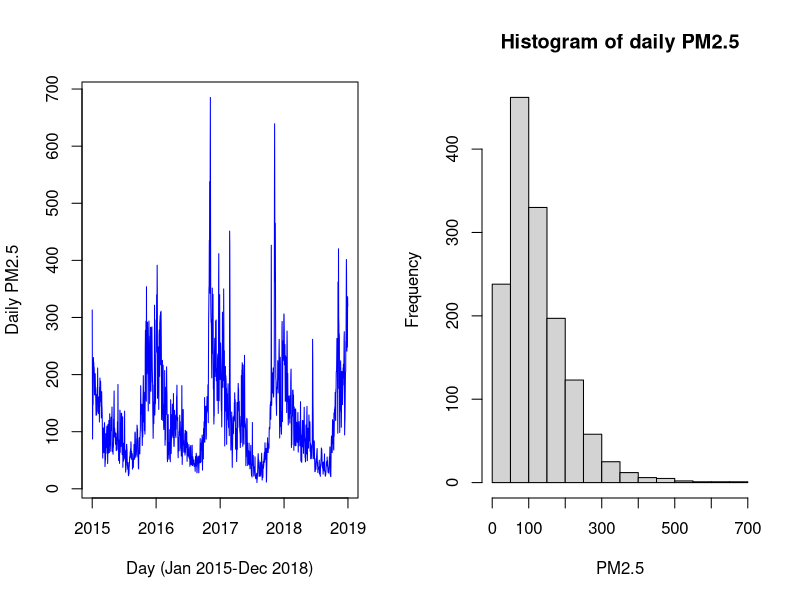
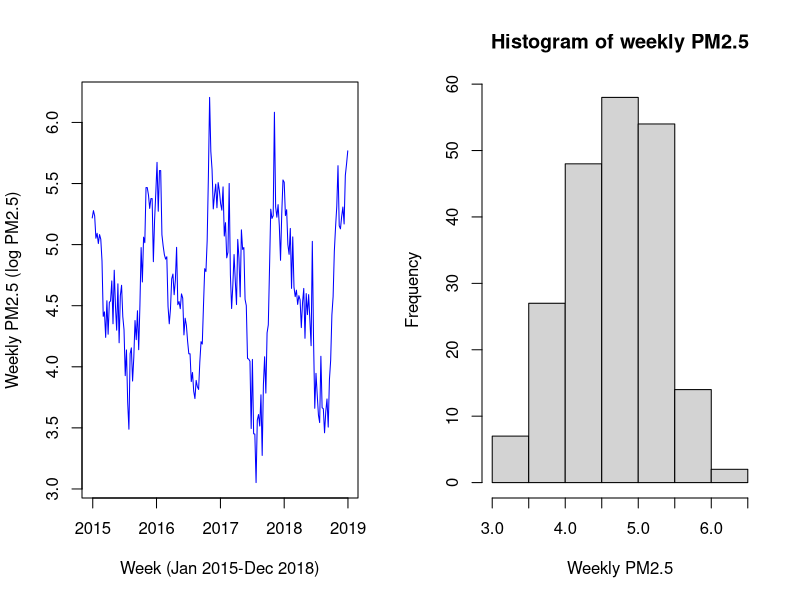
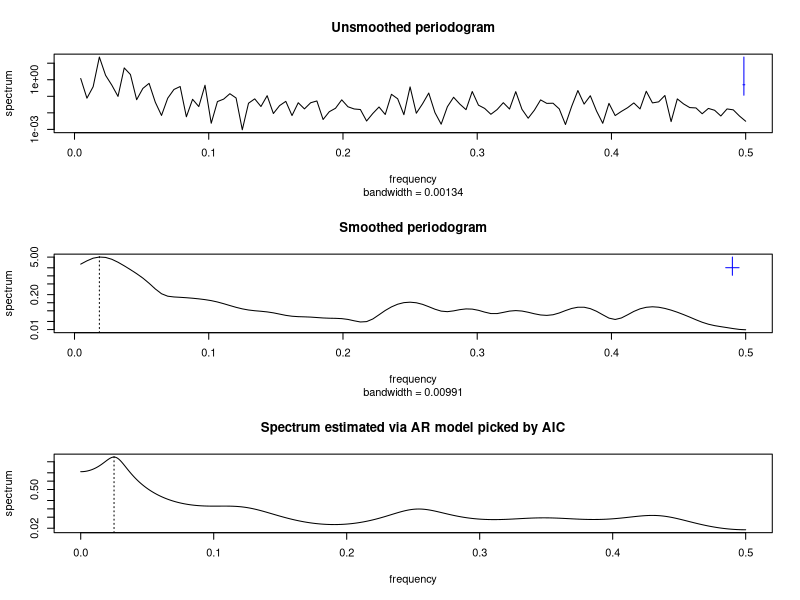
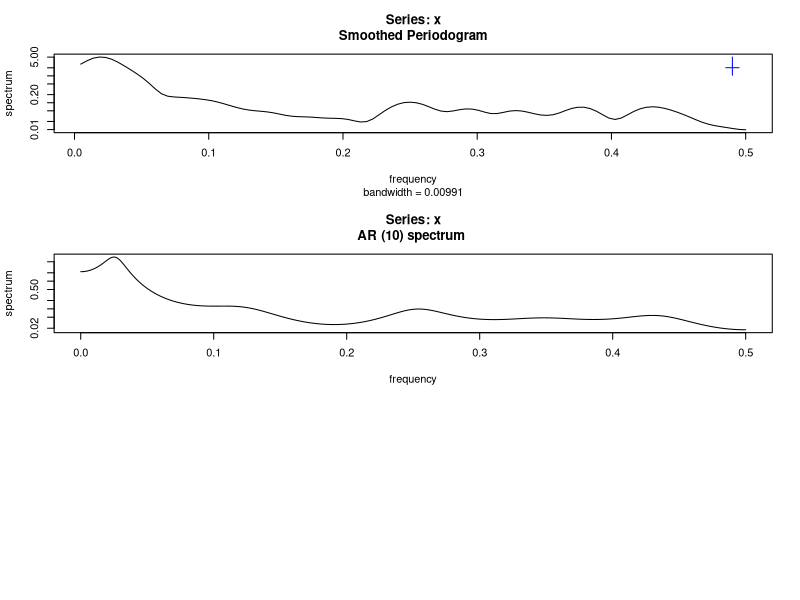
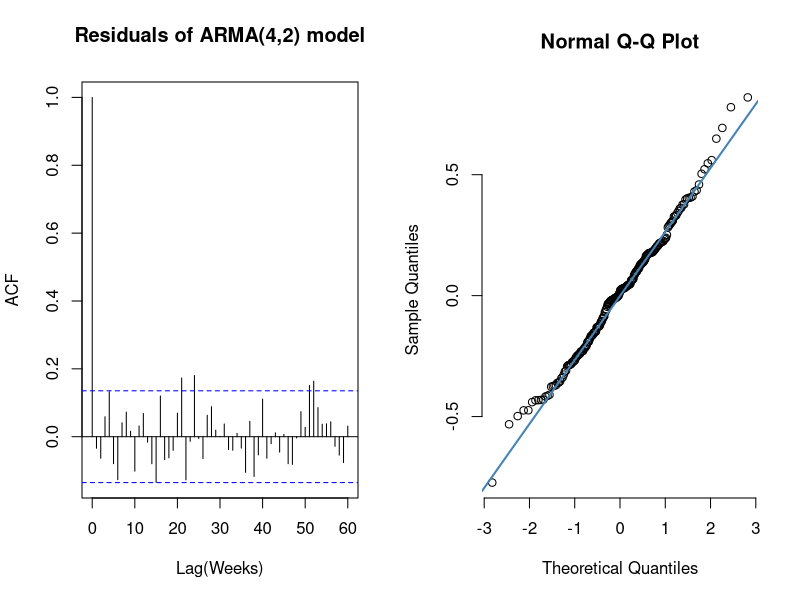
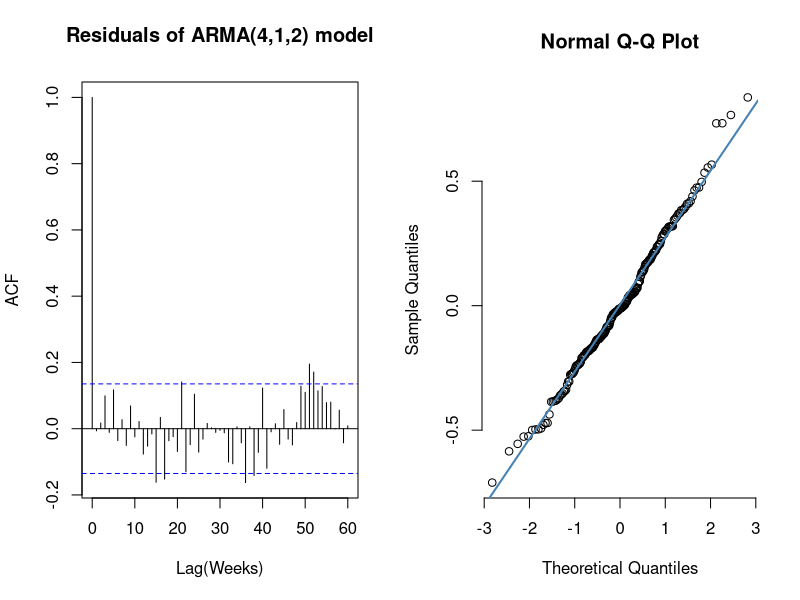
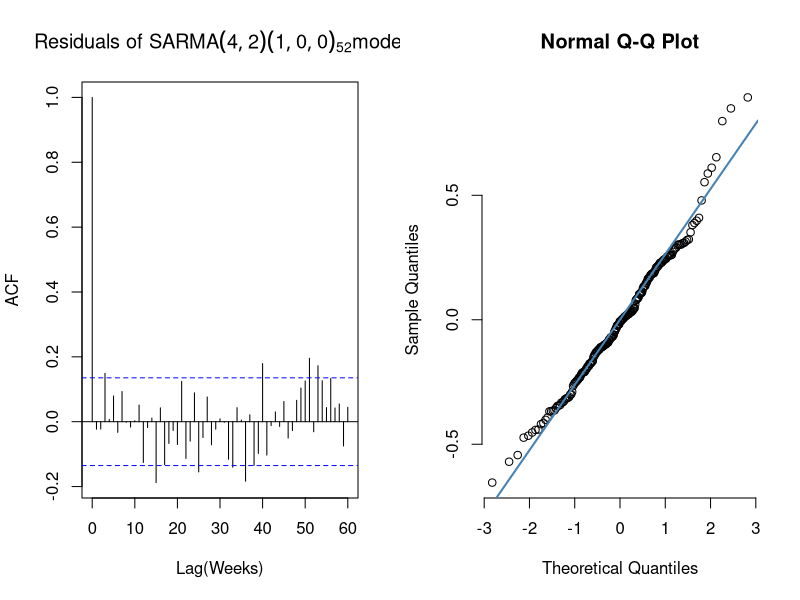

The R script that drew these images, in order:
## ---- chunk 1
knitr::opts_chunk$set(echo = TRUE)
## ---- chunk 2
data <- read.csv(file="PM2.5.csv",header=TRUE)
# data <- read.csv(file="PM2.5.csv")
summary(data$PM2.5)
data[955, 3] <- data[954, 3] 
data[956, 3] <- data[954, 3] 
data$Date <- as.Date(data$Date , format = "%m/%d/%y")
## ---- chunk 3
par(mfrow=c(1,2))
plot(data$PM2.5~data$Date, data=data, type="l", col='blue', ylab="Daily PM2.5", xlab="Day (Jan 2015-Dec 2018)")
hist(data$PM2.5,xlab="PM2.5", main="Histogram of daily PM2.5")
## ---- chunk 4
# week_data <- vector()
# for (i in 1:208) {
#   ha<-data[(7*(i-1)+1):(7*i),2]
#   mean_value<-mean(ha)
#   week_data<-rbind(week_data,mean_value)
# }
# week_log<-log(week_data)
# Z<-week_log
# Z<-vector()
# for (i in 2:length(week_log)) {
#   z=week_log[i]-week_log[i-1]
#   Z=rbind(Z,z)
# }

data$Week <- as.Date(cut(data$Date, "week"))
Z <- aggregate(data$PM2.5, list(data$Week), mean)
colnames(Z)[1] <- "Week"
colnames(Z)[2] <- "PM2.5"
Z[2] <- log(Z[2])
# head(Z)
## ---- chunk 5
par(mfrow=c(1,2))
plot(Z$PM2.5~Z$Week,type="l", col='blue', ylab="Weekly PM2.5 (log PM2.5)", xlab="Week (Jan 2015-Dec 2018)")
hist(Z$PM2.5, xlab="Weekly PM2.5", main = "Histogram of weekly PM2.5")
shapiro.test(Z$PM2.5)
## ---- chunk 6
par(mfrow=c(3,1))
spectrum(Z$PM2.5, main="Unsmoothed periodogram")
smooth = spectrum(Z$PM2.5,spans=c(5,5,5), main="Smoothed periodogram")
abline(v=smooth$freq[which.max(smooth$spec)], lty="dotted")
AR_smmoth = spectrum(Z$PM2.5, method = "ar", main = "Spectrum estimated via AR model picked by AIC")
abline(v=AR_smmoth$freq[which.max(AR_smmoth$spec)], lty="dotted")
## ---- chunk 7
spectrum1 <- spectrum(Z$PM2.5,spans=c(5,5,5))
spectrum2 <- spectrum(Z$PM2.5, method = "ar")
period1 = spectrum1$freq[which.max(spectrum1$spec)]
period2 = spectrum2$freq[which.max(spectrum2$spec)]
print(period1)
print(period2)
## ---- chunk 8
AIC_table <- function(data,P,Q){
  aic_table <- matrix(NA,(P+1),(Q+1))
  for(p in 0:P) {
    for(q in 0:Q) {
      aic_table[p+1,q+1] <- arima(data,order=c(p,0,q))$aic
    }
  }
dimnames(aic_table) <- list(paste("AR",0:P, sep=""),paste("MA",0:Q,sep=""))
aic_table
}
PM_aic_table <- AIC_table(Z$PM2.5,5,5)
require(knitr)
kable(PM_aic_table,digits=2)
## ---- chunk 9
PM_arma42 <- arima(Z$PM2.5,order=c(4,0,2))
PM_arma42
AR_roots_42 <- polyroot(c(1,-coef(PM_arma42)[c("ar1","ar2", "ar3", "ar4")]))
MA_roots_42 <- polyroot(c(1,-coef(PM_arma42)[c("ma1","ma2")]))
abs(AR_roots_42)
abs(MA_roots_42)

PM_arma52 <- arima(Z$PM2.5,order=c(5,0,2))
PM_arma52
AR_roots_52 <- polyroot(c(1,-coef(PM_arma52)[c("ar1","ar2","ar3","ar4","ar5")]))
MA_roots_52 <- polyroot(c(1,-coef(PM_arma52)[c("ma1","ma2")]))
abs(AR_roots_52)
abs(MA_roots_52)

PM_arma41 <- arima(Z$PM2.5,order=c(4,0,1))
PM_arma41
AR_roots_41 <- polyroot(c(1,-coef(PM_arma41)[c("ar1","ar2","ar3","ar4")]))
MA_roots_41 <- polyroot(c(1,-coef(PM_arma41)[c("ma1")]))
abs(AR_roots_41)
abs(MA_roots_41)

par(mfrow=c(1,2))
acf(PM_arma42$residuals, lag.max=60,na.action=na.pass, xlab="Lag(Weeks)", main="Residuals of ARMA(4,2) model")
qqnorm(PM_arma42$residuals, pch = 1, frame = FALSE)
qqline(PM_arma42$residuals, col = "steelblue", lwd = 2)
## ---- chunk 10
PM_arma42_diff <- arima(Z$PM2.5,order=c(4,1,2))
PM_arma42_diff
AR_roots_42 <- polyroot(c(1,-coef(PM_arma42_diff)[c("ar1","ar2","ar3","ar4")]))
MA_roots_42 <- polyroot(c(1,-coef(PM_arma42_diff)[c("ma1","ma2")]))
abs(AR_roots_42)
abs(MA_roots_42)

par(mfrow=c(1,2))
acf(PM_arma42_diff$residuals, lag.max=60,na.action=na.pass, xlab="Lag(Weeks)", main="Residuals of ARMA(4,1,2) model")
qqnorm(PM_arma42_diff$residuals, pch = 1, frame = FALSE)
qqline(PM_arma42_diff$residuals, col = "steelblue", lwd = 2)
## ---- chunk 11
PM_sarima402_52<- arima(x=Z$PM2.5,order=c(4,0,2), seasonal =list(order = c(1, 0, 0), period = 52))
PM_sarima402_52
par(mfrow=c(1,2))
acf(PM_sarima402_52$residuals,lag.max=60,xlab="Lag(Weeks)", main=expression("Residuals of "*SARMA(4,2)(1,0,0)[52]*"model"))
qqnorm(PM_sarima402_52$residuals, pch = 1, frame = FALSE)
qqline(PM_sarima402_52$residuals, col = "steelblue", lwd = 2)
